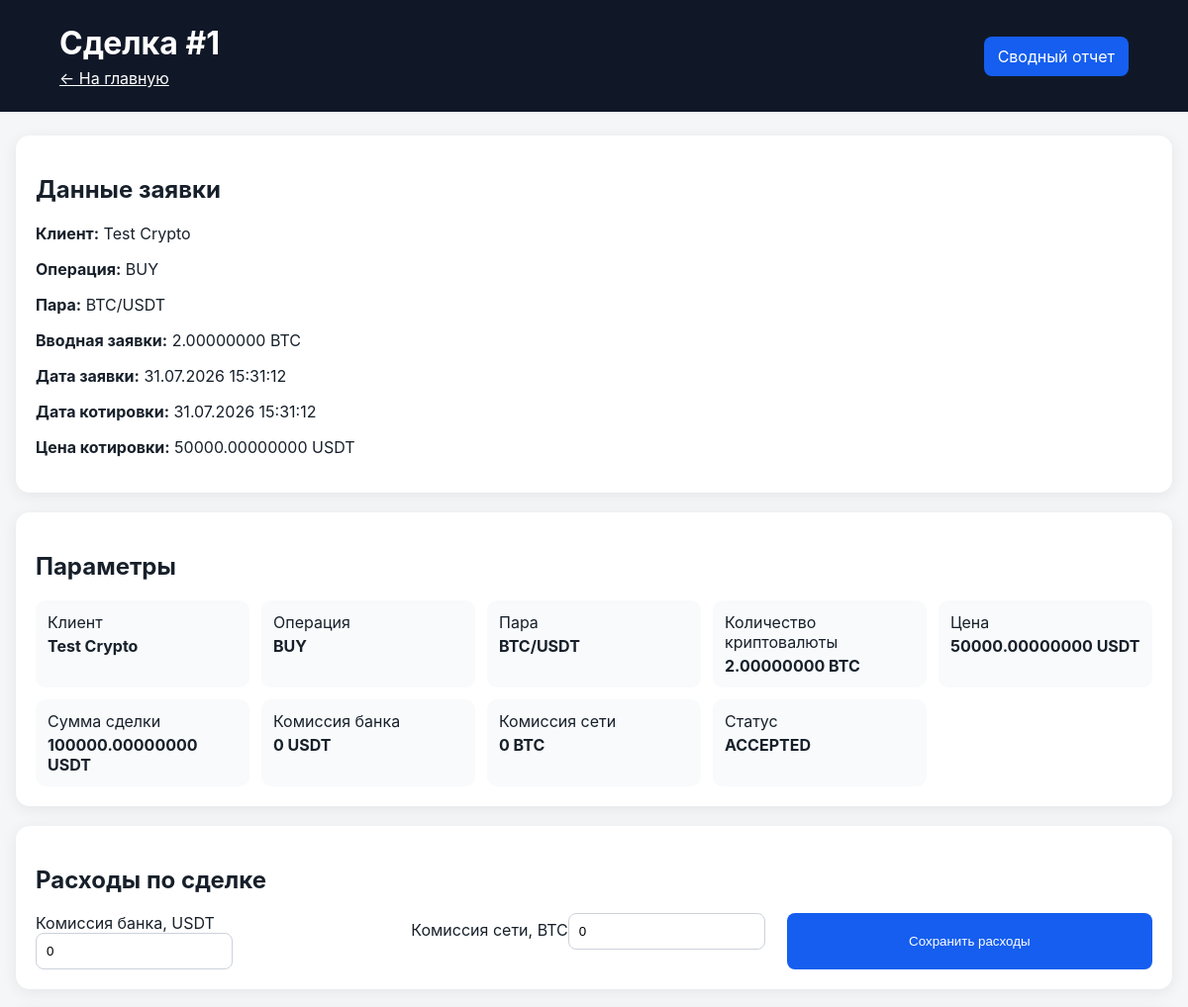
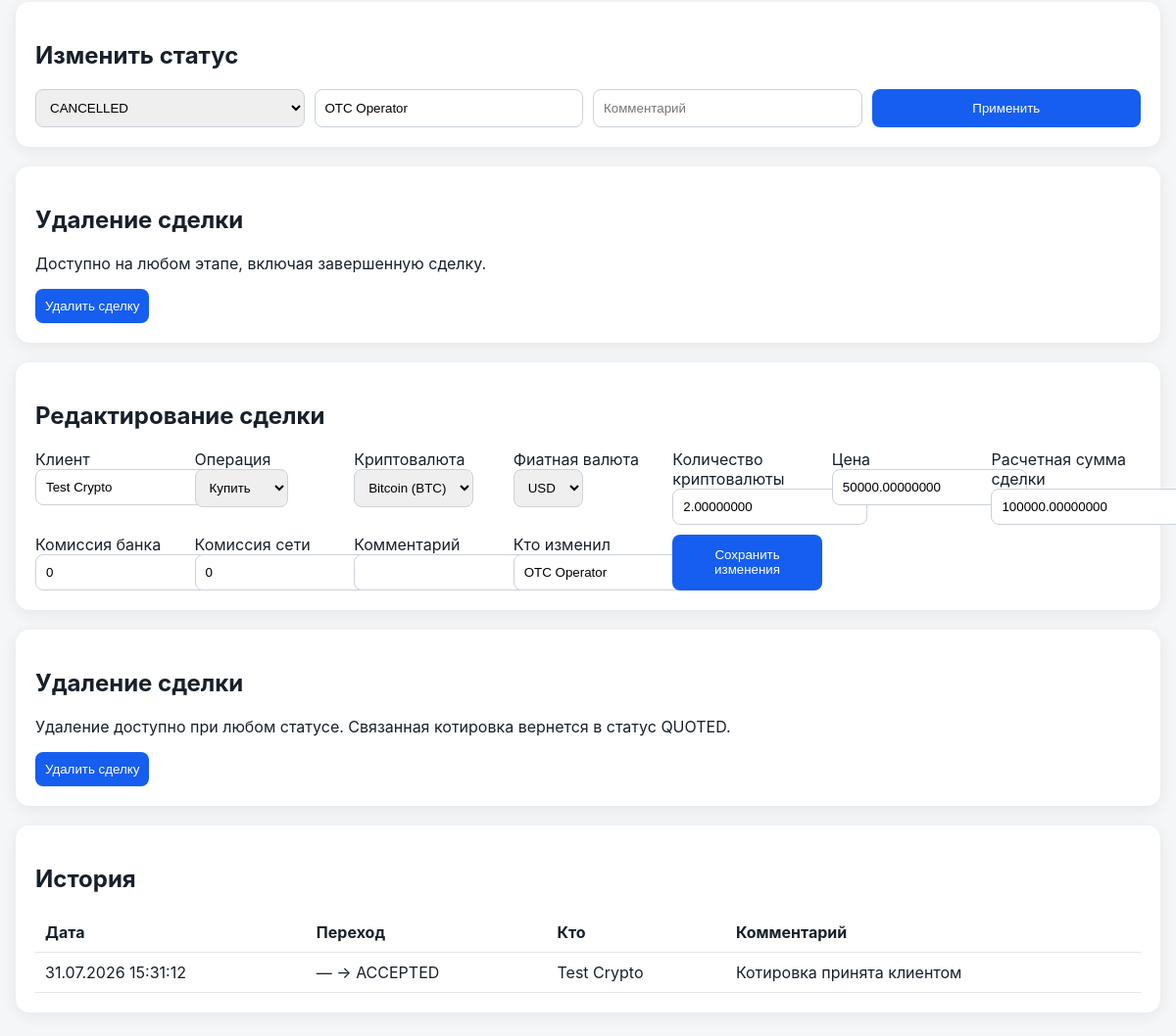
Screenshot of /trades/1 with the database file from the repository (2 pictures, top to bottom).
### app/models.py (models this page shows)
class Trade(Base):
    __tablename__ = "trades"
    id: Mapped[int] = mapped_column(Integer, primary_key=True)
    quote_id: Mapped[int] = mapped_column(ForeignKey("quotes.id"), unique=True)
    status: Mapped[TradeStatus] = mapped_column(Enum(TradeStatus), default=TradeStatus.ACCEPTED)
    bank_fee: Mapped[float] = mapped_column(Numeric(30, 8), default=0)
    network_fee: Mapped[float] = mapped_column(Numeric(30, 8), default=0)
    created_at: Mapped[datetime] = mapped_column(DateTime, default=datetime.utcnow)
    updated_at: Mapped[datetime] = mapped_column(DateTime, default=datetime.utcnow, onupdate=datetime.utcnow)
    quote = relationship("Quote", back_populates="trade")
    history = relationship("TradeHistory", back_populates="trade", cascade="all, delete-orphan")

class RFQ(Base):
    __tablename__ = "rfqs"
    id: Mapped[int] = mapped_column(Integer, primary_key=True)
    client_name: Mapped[str] = mapped_column(String(120))
    side: Mapped[str] = mapped_column(String(10))
    base_asset: Mapped[str] = mapped_column(String(16))
    quote_asset: Mapped[str] = mapped_column(String(16))
    amount: Mapped[float | None] = mapped_column(Numeric(30, 8), nullable=True)
    fiat_amount: Mapped[float | None] = mapped_column(Numeric(30, 8), nullable=True)
    amount_type: Mapped[AmountType] = mapped_column(Enum(AmountType), default=AmountType.CRYPTO)
    comment: Mapped[str | None] = mapped_column(Text, nullable=True)
    status: Mapped[RFQStatus] = mapped_column(Enum(RFQStatus), default=RFQStatus.SUBMITTED)
    created_at: Mapped[datetime] = mapped_column(DateTime, default=datetime.utcnow)
    quote = relationship("Quote", back_populates="rfq", uselist=False, cascade="all, delete-orphan")
    rfq_history = relationship("RFQHistory", back_populates="rfq", cascade="all, delete-orphan")

class Quote(Base):
    __tablename__ = "quotes"
    id: Mapped[int] = mapped_column(Integer, primary_key=True)
    rfq_id: Mapped[int] = mapped_column(ForeignKey("rfqs.id"), unique=True)
    price: Mapped[float] = mapped_column(Numeric(30, 8))
    expires_at: Mapped[datetime] = mapped_column(DateTime)
    dealer_name: Mapped[str] = mapped_column(String(120))
    created_at: Mapped[datetime] = mapped_column(DateTime, default=datetime.utcnow)
    rfq = relationship("RFQ", back_populates="quote")
    trade = relationship("Trade", back_populates="quote", uselist=False)

class TradeHistory(Base):
    __tablename__ = "trade_history"
    id: Mapped[int] = mapped_column(Integer, primary_key=True)
    trade_id: Mapped[int] = mapped_column(ForeignKey("trades.id"))
    old_status: Mapped[str | None] = mapped_column(String(32), nullable=True)
    new_status: Mapped[str] = mapped_column(String(32))
    changed_by: Mapped[str] = mapped_column(String(120))
    note: Mapped[str | None] = mapped_column(Text, nullable=True)
    created_at: Mapped[datetime] = mapped_column(DateTime, default=datetime.utcnow)
    trade = relationship("Trade", back_populates="history")

### app/main.py (the view)
@app.get("/trades/{trade_id}", response_class=HTMLResponse)
def trade_page(trade_id: int, request: Request, db: Session = Depends(get_db)):
    trade = (
        db.query(Trade)
        .options(joinedload(Trade.quote).joinedload(Quote.rfq).selectinload(RFQ.rfq_history), joinedload(Trade.history))
        .filter(Trade.id == trade_id)
        .first()
    )
    if not trade:
        raise HTTPException(404, "Сделка не найдена")
    allowed = sorted(ALLOWED_TRANSITIONS[trade.status], key=lambda x: x.value)
    return templates.TemplateResponse(
        request=request,
        name="trade.html",
        context={"trade": trade, "allowed": allowed, **trade_values(trade)},
    )

### app/templates/trade.html (shortened to what this page needs)
<!doctype html><html lang="ru"><head><link rel="stylesheet" href="/static/style.css"></head><body><header><div><h1>Сделка #{{trade.id}}</h1><a href="/">← На главную</a></div><a class="header-link" href="/reports/trades">Сводный отчет</a></header><main>
<section class="card"><h2>Данные заявки</h2>
<p><b>Клиент:</b> {{trade.quote.rfq.client_name}}</p>
<p><b>Операция:</b> {{trade.quote.rfq.side}}</p>
<p><b>Пара:</b> {{trade.quote.rfq.base_asset}}/{{trade.quote.rfq.quote_asset}}</p>
<p><b>Вводная заявки:</b> {% if trade.quote.rfq.amount_type.value == 'FIAT' %}{{trade.quote.rfq.fiat_amount}} {{trade.quote.rfq.quote_asset}}{% else %}{{trade.quote.rfq.amount}} {{trade.quote.rfq.base_asset}}{% endif %}</p>
<p><b>Дата заявки:</b> {{format_datetime(trade.quote.rfq.created_at)}}</p>
<p><b>Дата котировки:</b> {{format_datetime(trade.quote.created_at)}}</p>
<p><b>Цена котировки:</b> {{trade.quote.price}} {{trade.quote.rfq.quote_asset}}</p>
</section>
<section class="card"><h2>Параметры</h2><div class="facts"><div>Клиент<b>{{trade.quote.rfq.client_name}}</b></div><div>Операция<b>{{trade.quote.rfq.side}}</b></div><div>Пара<b>{{trade.quote.rfq.base_asset}}/{{trade.quote.rfq.quote_asset}}</b></div><div>Количество криптовалюты<b>{{crypto_amount}} {{trade.quote.rfq.base_asset}}</b></div><div>Цена<b>{{trade.quote.price}} {{trade.quote.rfq.quote_asset}}</b></div><div>Сумма сделки<b>{{fiat_amount}} {{trade.quote.rfq.quote_asset}}</b></div><div>Комиссия банка<b>{{bank_fee}} {{trade.quote.rfq.quote_asset}}</b></div><div>Комиссия сети<b>{{network_fee}} {{trade.quote.rfq.base_asset}}</b></div><div>Статус<b>{{trade.status.value}}</b></div></div></section>
<section class="card"><h2>Расходы по сделке</h2><form method="post" action="/trades/{{trade.id}}/fees" class="grid"><label>Комиссия банка, {{trade.quote.rfq.quote_asset}}<input name="bank_fee" type="number" step="0.00000001" min="0" value="{{bank_fee}}" placeholder="Комиссия банка"></label><label>Комиссия сети, {{trade.quote.rfq.base_asset}}<input name="network_fee" type="number" step="0.00000001" min="0" value="{{network_fee}}" placeholder="Комиссия сети"></label><button>Сохранить расходы</button></form></section>
<section class="card"><h2>Изменить статус</h2>{% if allowed %}<form method="post" action="/trades/{{trade.id}}/status" class="grid"><select name="new_status">{% for s in allowed %}<option value="{{s.value}}">{{s.value}}</option>{% endfor %}</select><input name="changed_by" value="OTC Operator" required><input name="note" placeholder="Комментарий"><button>Применить</button></form>{% else %}<p>Сделка находится в финальном статусе.</p>{% endif %}</section>
<section class="card"><h2>Удаление сделки</h2><p>Доступно на любом этапе, включая завершенную сделку.</p><form method="post" action="/trades/{{trade.id}}/delete" onsubmit="return confirm('Удалить сделку #{{trade.id}}? Это действие нельзя отменить.');"><button type="submit">Удалить сделку</button></form></section>
<section class="card">
<h2>Редактирование сделки</h2>
<form method="post" action="/trades/{{trade.id}}/edit" class="grid" id="trade-edit-form">
<label>Клиент<input name="client_name" value="{{trade.quote.rfq.client_name}}" required></label>
<label>Операция<select name="side"><option value="BUY" {% if trade.quote.rfq.side == 'BUY' %}selected{% endif %}>Купить</option></select></label>
<label>Криптовалюта<select name="base_asset">
<option value="BTC" {% if trade.quote.rfq.base_asset == 'BTC' %}selected{% endif %}>Bitcoin (BTC)</option>
</select></label>
<label>Фиатная валюта<select name="quote_asset">
<option value="USD" {% if trade.quote.rfq.quote_asset == 'USD' %}selected{% endif %}>USD</option>
</select></label>
<label>Количество криптовалюты<input name="crypto_amount" id="edit-crypto-amount" type="number" step="0.00000001" min="0.00000001" value="{{crypto_amount}}" required></label>
<label>Цена<input name="price" id="edit-price" type="number" step="0.00000001" min="0.00000001" value="{{trade.quote.price}}" required></label>
<label>Расчетная сумма сделки<input id="edit-fiat-amount" type="number" step="0.00000001" value="{{fiat_amount}}" readonly></label>
<label>Комиссия банка<input name="bank_fee" type="number" step="0.00000001" min="0" value="{{bank_fee}}"></label>
<label>Комиссия сети<input name="network_fee" type="number" step="0.00000001" min="0" value="{{network_fee}}"></label>
<label>Комментарий<input name="comment" value="{{trade.quote.rfq.comment or ''}}"></label>
<label>Кто изменил<input name="changed_by" value="OTC Operator" required></label>
<button type="submit">Сохранить изменения</button>
</form>
</section>
<section class="card">
<h2>Удаление сделки</h2>
<p>Удаление доступно при любом статусе. Связанная котировка вернется в статус QUOTED.</p>
<form method="post" action="/trades/{{trade.id}}/delete" onsubmit="return confirm('Удалить сделку #{{trade.id}}? Действие нельзя отменить.');">
<button type="submit">Удалить сделку</button>
</form>
</section>
<section class="card"><h2>История</h2><div class="table"><table><tr><th>Дата</th><th>Переход</th><th>Кто</th><th>Комментарий</th></tr>{% for h in trade.history|sort(attribute='id', reverse=true) %}<tr><td>{{format_datetime(h.created_at)}}</td><td>{{h.old_status or '—'}} → {{h.new_status}}</td><td>{{h.changed_by}}</td><td>{{h.note or ''}}</td></tr>{% endfor %}</table></div></section>
</main>
</body></html>

### app/static/style.css (style rules this page uses)
:root { font-family:Inter,system-ui,sans-serif;background:#f4f6f8;color:#17202a }
body { margin:0 }
header { padding:24px 5%;background:#101828;color:white;display:flex;justify-content:space-between;align-items:center;gap:20px }
header h1 { margin:0 0 6px }
header a { color:white }
.header-link { background:#155eef;padding:10px 14px;border-radius:8px;text-decoration:none }
main { max-width:1400px;margin:24px auto;padding:0 16px }
.card { background:white;border-radius:14px;padding:20px;margin-bottom:20px;box-shadow:0 3px 16px #00000012 }
.grid { display:grid;grid-template-columns:repeat(auto-fit,minmax(150px,1fr));gap:10px }
input,select,button { padding:10px;border:1px solid #ccd2da;border-radius:8px }
button { background:#155eef;color:white;border:0;cursor:pointer }
table { width:100%;border-collapse:collapse }
th,td { text-align:left;padding:10px;border-bottom:1px solid #e5e7eb;white-space:nowrap }
.table { overflow:auto }
.facts { display:grid;grid-template-columns:repeat(auto-fit,minmax(180px,1fr));gap:12px }
.facts div { background:#f8fafc;padding:12px;border-radius:10px }
.facts b { display:block;margin-top:4px }

### rows the page displays
Trade: id "1", status.value "ACCEPTED"
RFQ: quote.rfq.client_name "Test Crypto", quote.rfq.side "BUY", quote.rfq.base_asset "BTC", quote.rfq.quote_asset "USDT", quote.rfq.amount "2.00000000", created_at "31.07.2026 15:31:12", client_name "Test Crypto", side "Купить", base_asset "Bitcoin (BTC)"
Quote: created_at "31.07.2026 15:31:12", quote.price "50000.00000000", price "50000.00000000"
TradeHistory: created_at "31.07.2026 15:31:12", old_status "—", new_status "ACCEPTED", changed_by "Test Crypto", note "Котировка принята клиентом"

### other values shown
{{ crypto_amount }} "2.00000000"
{{ fiat_amount }} "100000.00000000"
{{ bank_fee }} "0"
{{ network_fee }} "0"
form field new_status "CANCELLED"
